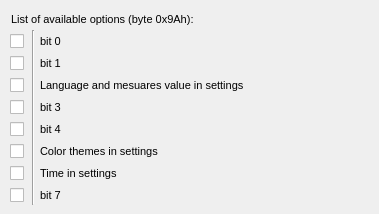
   <widget class="QWidget" name="b09A">
    <attribute name="title">
     <string>Byte 9Ah</string>
    </attribute>
    <widget class="Line" name="line_10">
     <property name="geometry">
      <rect>
       <x>23</x>
       <y>30</y>
       <width>20</width>
       <height>175</height>
      </rect>
     </property>
     <property name="orientation">
      <enum>Qt::Vertical</enum>
     </property>
    </widget>
    <widget class="QLabel" name="label_31">
     <property name="geometry">
      <rect>
       <x>40</x>
       <y>187</y>
       <width>31</width>
       <height>16</height>
      </rect>
     </property>
     <property name="font">
      <font>
       <pointsize>8</pointsize>
      </font>
     </property>
     <property name="text">
      <string>bit 7</string>
     </property>
     <property name="alignment">
      <set>Qt::AlignLeading|Qt::AlignLeft|Qt::AlignVCenter</set>
     </property>
    </widget>
    <widget class="QCheckBox" name="byte09Ahbit7">
     <property name="enabled">
      <bool>true</bool>
     </property>
     <property name="geometry">
      <rect>
       <x>10</x>
       <y>187</y>
       <width>16</width>
       <height>16</height>
      </rect>
     </property>
     <property name="text">
      <string/>
     </property>
    </widget>
    <widget class="QLabel" name="label_33">
     <property name="geometry">
      <rect>
       <x>40</x>
       <y>165</y>
       <width>232</width>
       <height>16</height>
      </rect>
     </property>
     <property name="font">
      <font>
       <pointsize>8</pointsize>
      </font>
     </property>
     <property name="text">
      <string>Time in settings</string>
     </property>
     <property name="alignment">
      <set>Qt::AlignLeading|Qt::AlignLeft|Qt::AlignVCenter</set>
     </property>
    </widget>
    <widget class="QCheckBox" name="byte09Ahbit6">
     <property name="enabled">
      <bool>true</bool>
     </property>
     <property name="geometry">
      <rect>
       <x>10</x>
       <y>165</y>
       <width>16</width>
       <height>16</height>
      </rect>
     </property>
     <property name="text">
      <string/>
     </property>
    </widget>
    <widget class="QLabel" name="label_37">
     <property name="geometry">
      <rect>
       <x>40</x>
       <y>121</y>
       <width>31</width>
       <height>16</height>
      </rect>
     </property>
     <property name="font">
      <font>
       <pointsize>8</pointsize>
      </font>
     </property>
     <property name="text">
      <string>bit 4</string>
     </property>
    </widget>
    <widget class="QCheckBox" name="byte09Ahbit4">
     <property name="enabled">
      <bool>true</bool>
     </property>
     <property name="geometry">
      <rect>
       <x>10</x>
       <y>121</y>
       <width>16</width>
       <height>16</height>
      </rect>
     </property>
     <property name="text">
      <string/>
     </property>
     <property name="checked">
      <bool>false</bool>
     </property>
    </widget>
    <widget class="QLabel" name="label_32">
     <property name="geometry">
      <rect>
       <x>40</x>
       <y>143</y>
       <width>256</width>
       <height>16</height>
      </rect>
     </property>
     <property name="font">
      <font>
       <pointsize>8</pointsize>
      </font>
     </property>
     <property name="text">
      <string>Color themes in settings</string>
     </property>
     <property name="alignment">
      <set>Qt::AlignLeading|Qt::AlignLeft|Qt::AlignVCenter</set>
     </property>
    </widget>
    <widget class="QCheckBox" name="byte09Ahbit5">
     <property name="enabled">
      <bool>true</bool>
     </property>
     <property name="geometry">
      <rect>
       <x>10</x>
       <y>143</y>
       <width>16</width>
       <height>16</height>
      </rect>
     </property>
     <property name="text">
      <string/>
     </property>
    </widget>
    <widget class="QCheckBox" name="byte09Ahbit0">
     <property name="geometry">
      <rect>
       <x>10</x>
       <y>33</y>
       <width>16</width>
       <height>16</height>
      </rect>
     </property>
     <property name="text">
      <string/>
     </property>
    </widget>
    <widget class="QLabel" name="label_34">
     <property name="geometry">
      <rect>
       <x>40</x>
       <y>55</y>
       <width>31</width>
       <height>16</height>
      </rect>
     </property>
     <property name="font">
      <font>
       <pointsize>8</pointsize>
      </font>
     </property>
     <property name="text">
      <string>bit 1</string>
     </property>
    </widget>
    <widget class="QCheckBox" name="byte09Ahbit1">
     <property name="geometry">
      <rect>
       <x>10</x>
       <y>55</y>
       <width>16</width>
       <height>16</height>
      </rect>
     </property>
     <property name="text">
      <string/>
     </property>
    </widget>
    <widget class="QLabel" name="label_35">
     <property name="geometry">
      <rect>
       <x>40</x>
       <y>77</y>
       <width>330</width>
       <height>16</height>
      </rect>
     </property>
     <property name="font">
      <font>
       <pointsize>8</pointsize>
      </font>
     </property>
     <property name="text">
      <string>Language and mesuares value in settings</string>
     </property>
    </widget>
    <widget class="QCheckBox" name="byte09Ahbit2">
     <property name="geometry">
      <rect>
       <x>10</x>
       <y>77</y>
       <width>16</width>
       <height>16</height>
      </rect>
     </property>
     <property name="text">
      <string/>
     </property>
    </widget>
    <widget class="QLabel" name="label_36">
     <property name="geometry">
      <rect>
       <x>40</x>
       <y>99</y>
       <width>31</width>
       <height>16</height>
      </rect>
     </property>
     <property name="font">
      <font>
       <pointsize>8</pointsize>
      </font>
     </property>
     <property name="text">
      <string>bit 3</string>
     </property>
    </widget>
    <widget class="QCheckBox" name="byte09Ahbit3">
     <property name="geometry">
      <rect>
       <x>10</x>
       <y>99</y>
       <width>16</width>
       <height>16</height>
      </rect>
     </property>
     <property name="text">
      <string/>
     </property>
    </widget>
    <widget class="QLabel" name="label_30">
     <property name="geometry">
      <rect>
       <x>40</x>
       <y>33</y>
       <width>31</width>
       <height>16</height>
      </rect>
     </property>
     <property name="font">
      <font>
       <pointsize>8</pointsize>
      </font>
     </property>
     <property name="text">
      <string>bit 0</string>
     </property>
    </widget>
    <widget class="QLabel" name="label_38">
     <property name="geometry">
      <rect>
       <x>11</x>
       <y>11</y>
       <width>215</width>
       <height>16</height>
      </rect>
     </property>
     <property name="font">
      <font>
       <pointsize>8</pointsize>
      </font>
     </property>
     <property name="text">
      <string>List of available options (byte 0x9Ah):</string>
     </property>
     <property name="alignment">
      <set>Qt::AlignLeading|Qt::AlignLeft|Qt::AlignVCenter</set>
     </property>
    </widget>
   </widget>
